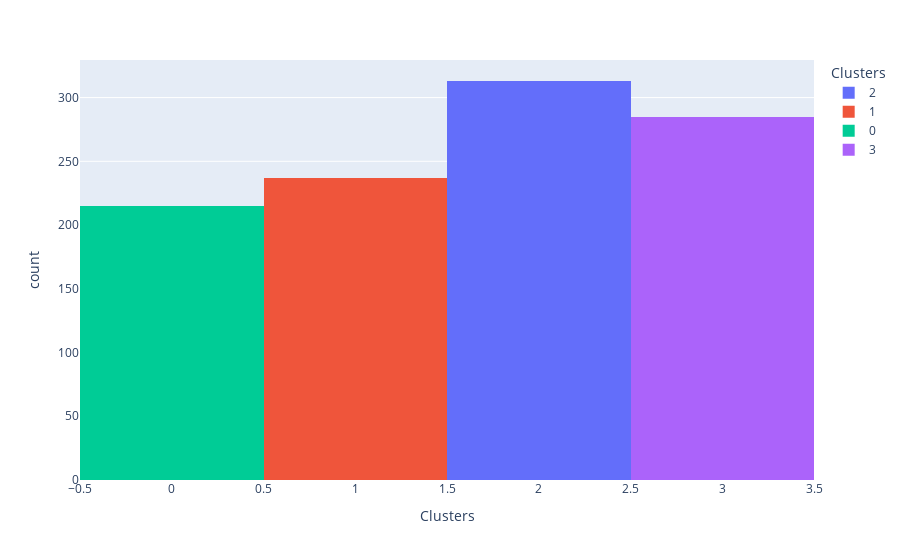

The cell this chart's notebook holds for it:
### Markdown cell above
##### Distribusi Jumlah Orang per Cluster

### Code cell
fig = px.histogram(df, x='Clusters', color='Clusters')
fig.show()

### Figure 1 — Plotly figure (JSON) as saved in the notebook; plotly's stock layout.template omitted (floating-point values rounded to 4 significant figures; data arrays with more than 128 entries replaced by an {"elided": "..."} marker saying what was removed)
{"data": [{"alignmentgroup": "True", "bingroup": "x", "hovertemplate": "Clusters=%{x}<br>count=%{y}<extra></extra>", "legendgroup": "2", "marker": {"color": "#636efa", "pattern": {"shape": ""}}, "name": "2", "offsetgroup": "2", "orientation": "v", "showlegend": true, "type": "histogram", "x": {"elided": "313 int values"}, "xaxis": "x", "yaxis": "y"}, {"alignmentgroup": "True", "bingroup": "x", "hovertemplate": "Clusters=%{x}<br>count=%{y}<extra></extra>", "legendgroup": "1", "marker": {"color": "#EF553B", "pattern": {"shape": ""}}, "name": "1", "offsetgroup": "1", "orientation": "v", "showlegend": true, "type": "histogram", "x": {"elided": "237 int values"}, "xaxis": "x", "yaxis": "y"}, {"alignmentgroup": "True", "bingroup": "x", "hovertemplate": "Clusters=%{x}<br>count=%{y}<extra></extra>", "legendgroup": "0", "marker": {"color": "#00cc96", "pattern": {"shape": ""}}, "name": "0", "offsetgroup": "0", "orientation": "v", "showlegend": true, "type": "histogram", "x": {"elided": "215 int values"}, "xaxis": "x", "yaxis": "y"}, {"alignmentgroup": "True", "bingroup": "x", "hovertemplate": "Clusters=%{x}<br>count=%{y}<extra></extra>", "legendgroup": "3", "marker": {"color": "#ab63fa", "pattern": {"shape": ""}}, "name": "3", "offsetgroup": "3", "orientation": "v", "showlegend": true, "type": "histogram", "x": {"elided": "285 int values"}, "xaxis": "x", "yaxis": "y"}], "layout": {"barmode": "relative", "legend": {"title": {"text": "Clusters"}, "tracegroupgap": 0}, "margin": {"t": 60}, "xaxis": {"anchor": "y", "categoryarray": [2, 1, 0, 3], "categoryorder": "array", "domain": [0, 1], "title": {"text": "Clusters"}}, "yaxis": {"anchor": "x", "domain": [0, 1], "title": {"text": "count"}}}}
